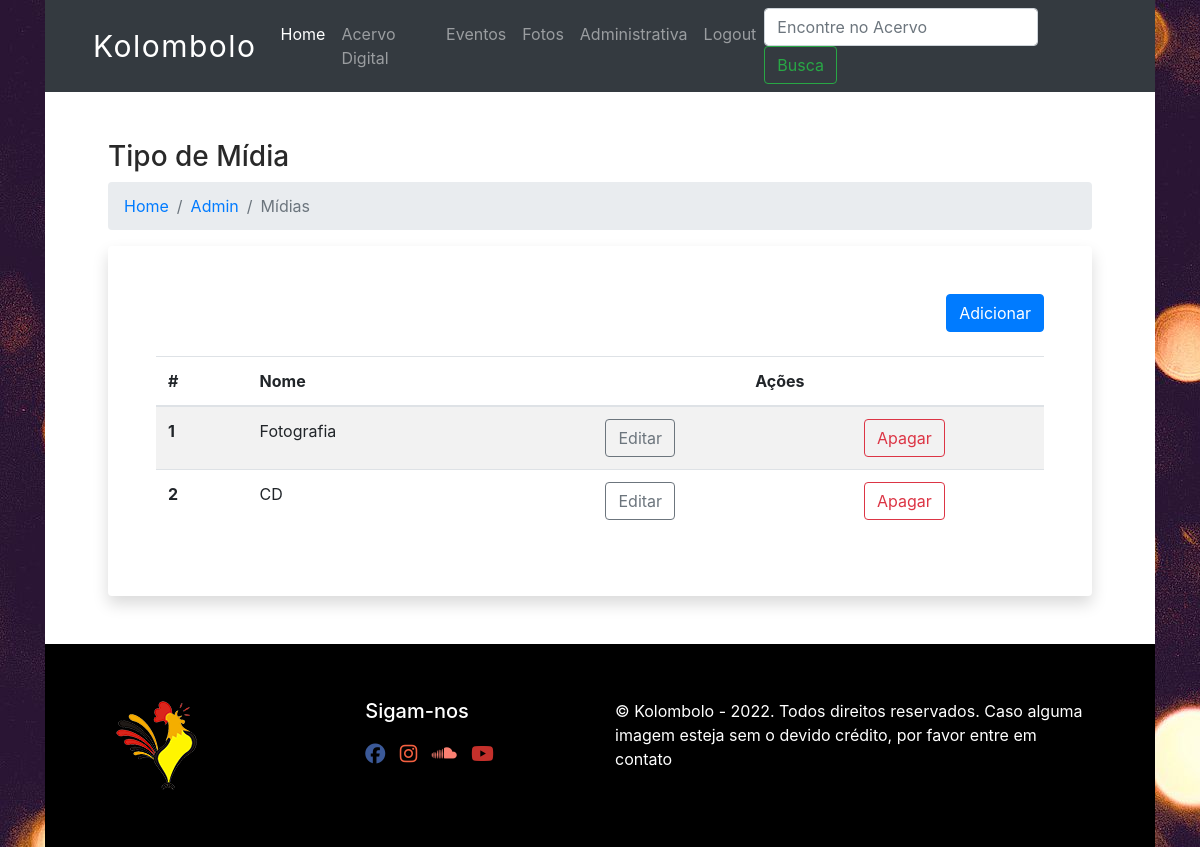
Page /midia-admin (signed in) on the committed database.
### database.py (models this page shows, shortened)
class Midia(Base):
    __tablename__='tipo'
    id=Column(Integer(), primary_key=True, autoincrement=True)
    name=Column(String(80), nullable=False, unique=True)

### app.py (the view)
@app.route('/midia-admin')
@login_required
def midia_admin():
    midias = local_session.query(Midia).all()
    return render_template("midia_admin.html", current_user=current_user, midias=midias)

### app.py (called while the page is built)
@login_manager.user_loader
def load_user(user_id):
    return local_session.query(User).get(int(user_id))

### templates/midia_admin.html (shortened to what this page needs)
{% extends "base.html" %}
{% block content %}
<div class="container px-5">
    <h3>Tipo de Mídia</h3>
    <nav aria-label="breadcrumb">
      <ol class="breadcrumb">
        <li class="breadcrumb-item"><a href="/">Home</a></li>
        <li class="breadcrumb-item"><a href="/admin">Admin</a></li>
        <li class="breadcrumb-item active" aria-current="page">Mídias</li>
      </ol>
    </nav>
    <div class="container p-5 shadow bg-white rounded">
      <a class="btn btn-primary float-right mb-4" href="{{url_for('midia')}}">Adicionar</a>
        <table class="table table-striped">
            <thead>
              <tr>
                <th scope="col">#</th>
                <th scope="col">Nome</th>
                <th  class="text-center" colspan="2" scope="col">Ações</th>
              </tr>
            </thead>
            <tbody>
                {% for midia in midias %}
                    <tr>
                        <th scope="row">{{ midia.id }}</th>
                        <td>{{ midia.name }}</td>
                        <td class="text-center"><a class="btn btn-outline-secondary" href="{{url_for('edit_midia', midia_id=midia.id)}}">Editar</a></td>
                        <td class="text-center"><a class="btn btn-outline-danger" href="{{url_for('delete_midia', midia_id=midia.id) }}">Apagar</a></td>
                    </tr>
                {% endfor %}
            </tbody>
          </table>
    </div>
  </div>
{% endblock %}

### static/css/styles.css (style rules this page uses)
body { background-image: url("../assets/image/fundo_01.jpg"); color:#292929; }

### rows in the picture
Midia: id "1", name "Fotografia"
Midia: id "2", name "CD"
